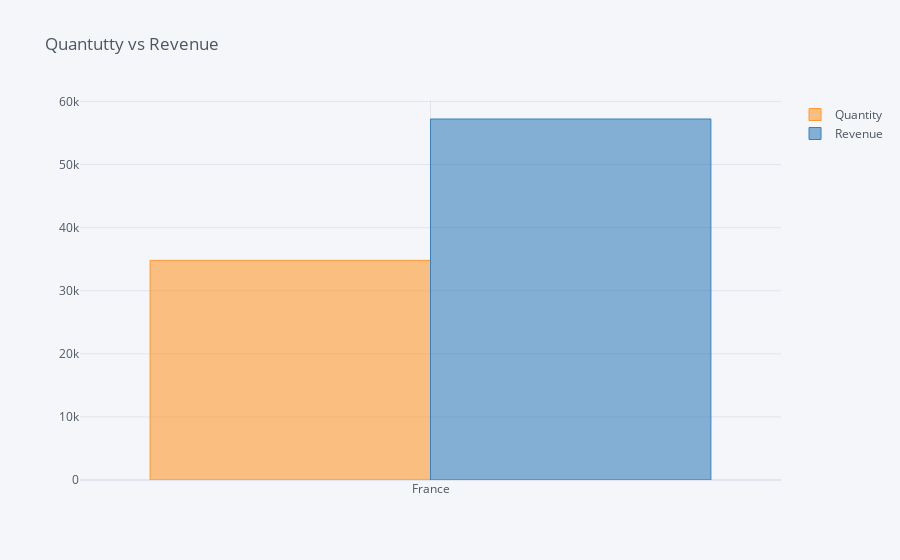

Here is the notebook cell this chart was saved with:
### Code cell
data2.iplot(kind = 'bar', title = 'Quantutty vs Revenue')

### Figure 1 — Plotly figure (JSON) as saved in the notebook; plotly's stock layout.template omitted (floating-point values rounded to 4 significant figures)
{"data": [{"marker": {"color": "rgba(255, 153, 51, 0.6)", "line": {"color": "rgba(255, 153, 51, 1.0)", "width": 1}}, "name": "Quantity", "orientation": "v", "text": "", "type": "bar", "x": ["France"], "y": [34817]}, {"marker": {"color": "rgba(55, 128, 191, 0.6)", "line": {"color": "rgba(55, 128, 191, 1.0)", "width": 1}}, "name": "Revenue", "orientation": "v", "text": "", "type": "bar", "x": ["France"], "y": [57220.0]}], "layout": {"autosize": true, "legend": {"bgcolor": "#F5F6F9", "font": {"color": "#4D5663"}}, "paper_bgcolor": "#F5F6F9", "plot_bgcolor": "#F5F6F9", "title": {"font": {"color": "#4D5663"}, "text": "Quantutty vs Revenue"}, "xaxis": {"autorange": true, "gridcolor": "#E1E5ED", "range": [-0.5, 0.5], "showgrid": true, "tickfont": {"color": "#4D5663"}, "title": {"font": {"color": "#4D5663"}, "text": ""}, "type": "category", "zerolinecolor": "#E1E5ED"}, "yaxis": {"autorange": true, "gridcolor": "#E1E5ED", "range": [0, 60230.0], "showgrid": true, "tickfont": {"color": "#4D5663"}, "title": {"font": {"color": "#4D5663"}, "text": ""}, "type": "linear", "zerolinecolor": "#E1E5ED"}}}
